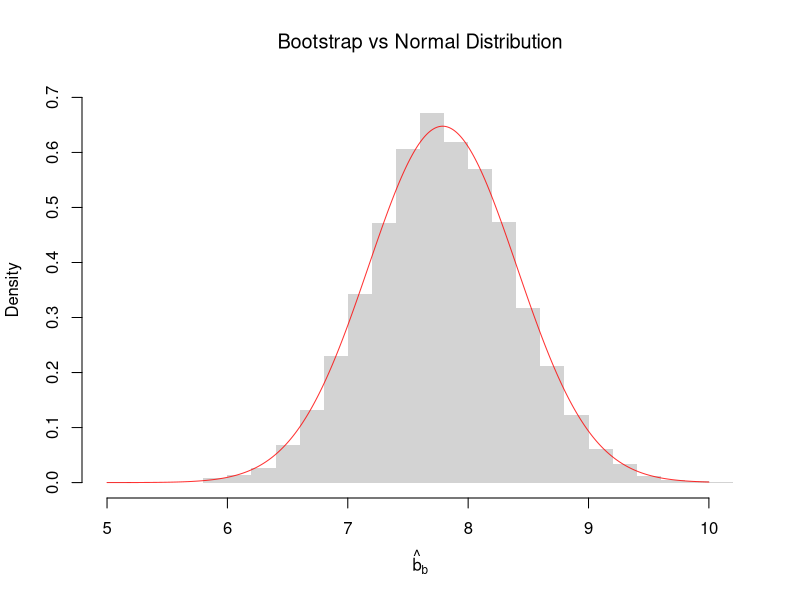

R code for this plot:
## ---- chunk 1
# Computerized Way to Compute Mean
x <- c(1, 2, 3, 4, 5)
x_probs <- c(1/5, 1/5, 1/5, 1/5, 1/5)
X_mean <- sum(x*x_probs)
X_mean

# Computerized Way to Compute SD
Xvar <- sum((x-X_mean)^2*x_probs)
Xvar
Xsd <- sqrt(Xvar)
Xsd

# Verified by simulation
Xsim <- sample(x, prob=x_probs,
          size=10000, replace=T)
mean(Xsim)
sd(Xsim)
## ---- chunk 2
# A simulation of many coin flips
x <- c(0, 1)
x_probs <- c(1/4, 3/4)
X <- sample(x, prob=x_probs, size=1000, replace=T)

round( mean(X), 4)

round( var(X), 4)
## ---- chunk 3
x  <- c(1, 2, 3)
x_probs <- c(0.2, 0.5, 0.3)
g  <- function(x) x^2 + 1
sum(g(x) * x_probs) 
## ---- chunk 4
g  <- function(x) x^2 + 1

# A theoretical example
x <- c(1, 2, 3, 4)
x_probs <- c(1/4, 1/4, 1/4, 1/4)
sum(g(x) * x_probs) 

# A simulation example
X <- sample(x, prob=x_probs, size=1000, replace=T)
mean(g(X))
## ---- chunk 5
x <- rexp(5e5, rate = 1)           # X ~ Exp(1)
mean(sqrt(x))                      # LOTUS Simulation
sqrt(pi) / 2                       # Exact via LOTUS integral
## ---- chunk 6
# Exponential Random Variable
X <- rexp(5000, 2)
m <- mean(X)
round(m, 2)

# Normal Random Variable
X <- rnorm(5000, 1, 2)
round(mean(X), 2)
round(var(X), 2)
## ---- chunk 7
X <- USArrests[, 'Murder']
round( mean(X), 4)
round( var(X), 4)
## ---- chunk 8
# Simulate the coin flips
X <- sample(c(0, 1), 100, prob=c(0.24, 0.76), replace=T)

# Compute a sample estimate using probability weights
P  <- table(X) #table of counts
p <- c(P)/length(X) #frequencies (must sum to 1)
x <- as.numeric(names(p)) #unique values
cbind(x, p)

# Sample Mean Estimate
X_mean <- sum(x*p)
X_mean

mean(X)
## ---- chunk 9
x <- c(0, 1, 2)
x_probs <- c(1/3, 1/3, 1/3)
X  <-  sample(x, prob=x_probs, 1000, replace=T)

# First Way (Computerized)
mean(X)

# Second Way (Explicit Calculations)
# start with a table of counts like the previous example
## ---- chunk 10
# values and probabilities
h  <- hist(X, plot=F)
wt <- h[['counts']]/length(X) 
xt <- h[['mids']]
# Weighted mean
X_mean <- sum(wt*xt)
X_mean

# Compare to 'mean(x)'
## ---- chunk 11
X <- runif(2000, -1, 1)
## ---- chunk 12
sample_dat <- USArrests[, 'Murder']
n <- length(sample_dat)
theory_se <- sd(sample_dat)/sqrt(n)

# Bootstrap estimates
bootstrap_means <- rep(NA, 9999)
for(b in seq_along(bootstrap_means)){
    dat_id <- seq(1, n)
    boot_id <- sample(dat_id , replace=T)
    dat_b  <- sample_dat[boot_id] # c.f. jackknife
    mean_b <- mean(dat_b)
    bootstrap_means[b] <-mean_b
}
boot_se <- sd(bootstrap_means)

# Compare SE's
paste0('Bootstrap SE = ', round(boot_se, 3))
paste0('Class SE = ', round(theory_se, 3))
## ---- chunk 13
# Bootstrap Distribution
hist(bootstrap_means, breaks=25,
    main=NA, border=NA,
    freq=F, ylim=c(0, 0.7),
    xlab=expression(hat(b)[b]))
title('Bootstrap vs Normal Distribution', font.main=1)

# Theoretical Distribution: Normal Approximation with IID SEs
x <- seq(5, 10, by=0.01)
fx <- dnorm(x, mean(sample_dat), theory_se)
lines(x, fx, col=rgb(1, 0, 0, .8), lty=1)
